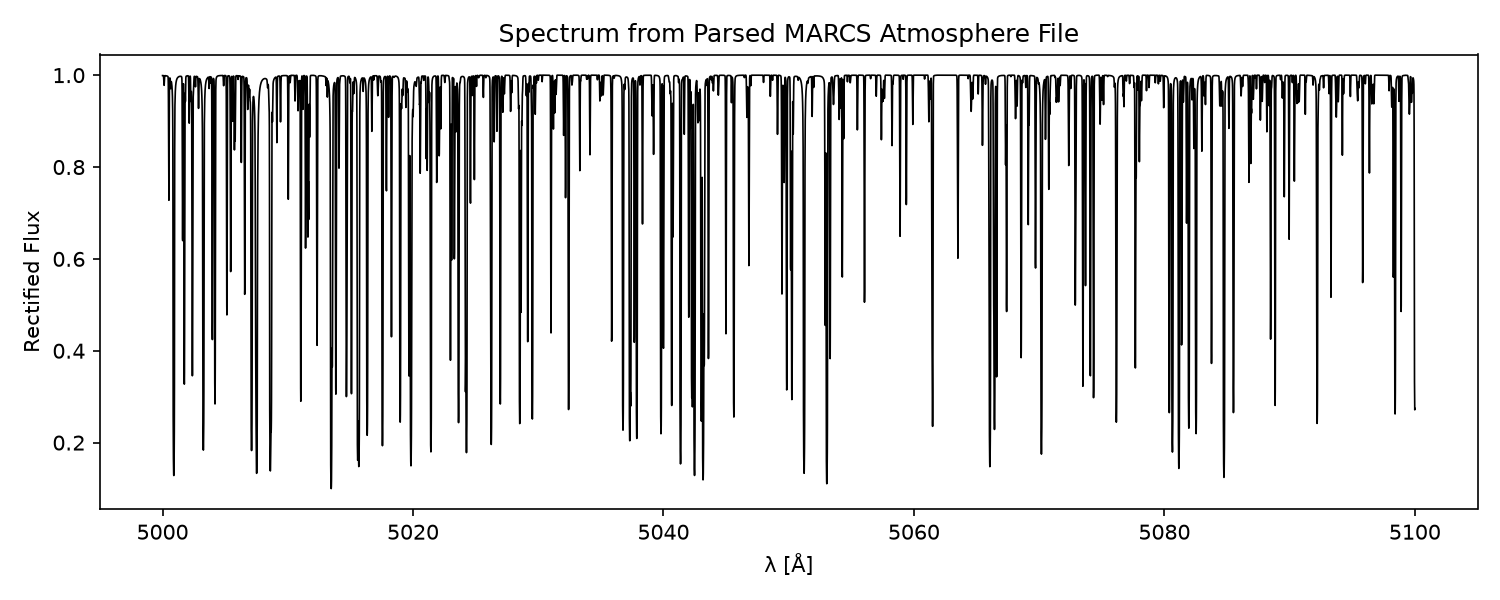

Write the Julia code that produced this figure.
# MARCS Atmosphere File Parsing Example (Julia)
# Reads a raw MARCS .mod file directly from disk (as opposed to interpolating
# one from Teff/logg/M_H), inspects it, and synthesizes a spectrum from it.

println(">>> [1/7] Loading packages...")
using Korg
using PyPlot
println(">>> [1/7] Packages loaded: Korg, PyPlot")

# ---------------------------------------------------------------------------
# 1. Load a raw MARCS atmosphere file
# ---------------------------------------------------------------------------
# `read_marcs` does not exist. The function for reading a MARCS .mod file
# straight off disk is `Korg.read_model_atmosphere`.
atm_path = joinpath(@__DIR__, "marcs_5000_2.5_-1.0.mod")  # replace with your file's actual path

if !isfile(atm_path)
    error("Atmosphere file not found at $(atm_path). " *
          "Make sure your .mod file is actually saved there, or update atm_path.")
end

println(">>> [2/7] Reading MARCS atmosphere file: $(atm_path)")
atm = Korg.read_model_atmosphere(atm_path)
println(">>> [2/7] Atmosphere loaded: $(length(atm.layers)) layers")

# An atmosphere doesn't expose flat `.depth`/`.T`/`.Pgas` arrays -- its data
# lives in `atm.layers` (a vector of layer structs with .tau_ref, .z, .temp,
# .electron_number_density, .number_density). Korg provides a convenience
# accessor for temperature; there's no built-in gas-pressure accessor at
# all, so we derive it ourselves via the ideal gas law (P = n_total * k_B * T),
# using total particle number density (neutrals/ions + electrons).
temps = Korg.get_temps(atm)
const K_BOLTZMANN_CGS = 1.380649e-16  # erg/K
Pgas = [(l.number_density + l.electron_number_density) * K_BOLTZMANN_CGS * l.temp
        for l in atm.layers]

println(">>> [3/7] First few temperatures (K): ", temps[1:5])
println(">>> [3/7] First few gas pressures (dyn/cm^2, derived via ideal gas law): ", Pgas[1:5])
println(">>> [3/7] Temperature range: $(minimum(temps)) - $(maximum(temps)) K")

# ---------------------------------------------------------------------------
# 2. Synthesize a spectrum using the parsed atmosphere
# ---------------------------------------------------------------------------
λmin = 5000.0
λmax = 5100.0

println(">>> [4/7] Loading VALD solar linelist...")
linelist = Korg.get_VALD_solar_linelist()  # `get_linelist` does not exist
println(">>> [4/7] Linelist loaded: $(length(linelist)) lines")

# `synth` has no `atmosphere=` keyword -- it always builds its own
# atmosphere internally from Teff/logg/M_H. To synthesize from an
# atmosphere read from a file, use the lower-level `synthesize` function,
# which needs an A(X) abundance vector too. This file's name suggests
# [M/H] = -1.0 (Teff=5000, logg=2.5) -- adjust to match your actual file's
# metallicity if it differs; a mismatch here doesn't break anything, but
# the line strengths won't reflect the atmosphere's real composition.
M_H_assumed = -1.0
println(">>> [5/7] Building A_X assuming [M/H]=$(M_H_assumed) from the filename " *
        "(adjust to match your file's actual metallicity)...")
A_X = Korg.format_A_X(M_H_assumed)

println(">>> [5/7] Running Korg.synthesize with the parsed atmosphere...")
result = Korg.synthesize(atm, linelist, A_X, (λmin, λmax))

wls  = result.wavelengths
cont = result.cntm
flux = result.flux ./ result.cntm   # rectify manually, as with the interpolated-atmosphere script

println(">>> [5/7] Synthesis complete.")
println(">>>       wls   : $(length(wls)) points, range $(first(wls)) - $(last(wls)) Å")
println(">>>       flux  : min=$(minimum(flux)), max=$(maximum(flux))")

# ---------------------------------------------------------------------------
# 3. Plot the result
# ---------------------------------------------------------------------------
println(">>> [6/7] Building plot...")
figure(figsize=(10, 4))
plot(wls, flux, color="black", linewidth=0.8)
xlabel("λ [Å]")
ylabel("Rectified Flux")
title("Spectrum from Parsed MARCS Atmosphere File")
tight_layout()

outpath = "korg_marcs_file_parsing.png"
savefig(outpath, dpi=150)
println(">>> [6/7] Plot saved to: $(abspath(outpath))")
println(">>> [7/7] Done.")
